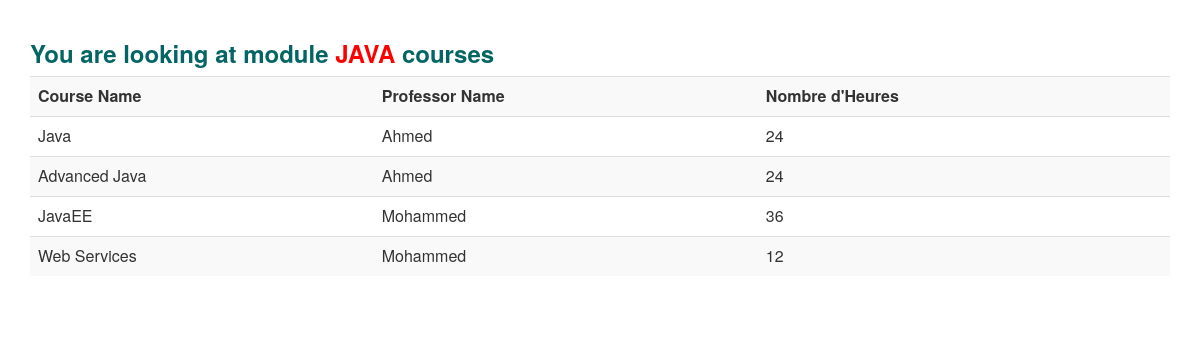
/courses/module/Java, run on the app's committed database.
### courses/models.py (models this page shows, shortened)
class Course(models.Model):
	name = models.CharField(max_length = 80)
	module = models.ForeignKey('Module')
	professor = models.ForeignKey('Professor')
	nombre_heures = models.IntegerField()

class Professor(models.Model):
	name = models.CharField(max_length = 80)
	speciality = models.CharField(max_length = 80)
	birth_day = models.DateField(auto_now = False, auto_now_add = False)
	country = models.CharField(max_length = 80)

### courses/views.py (the view)
# urls.py: url(r'^module/(?P<module_name>\w+)$', views.module_courses, name="module_courses"),
def module_courses(request, module_name):
	module_courses = Course.objects.filter(module__name=module_name)
	return render(request, 'courses/module_courses.html', {'module_name': module_name, 'module_courses': module_courses})

### courses/templates/courses/module_courses.html (shortened to what this page needs)
{% load static %}
<html>
	<head>
		<link rel="stylesheet" href="{% static 'css/bootstrap.min.css' %}">
	</head>
	<body ng-app>
		<div class="container">
			<br>
			<h3 class="blue bold">You are looking at module <span class="red bold">{{module_name|upper}}</span> courses</h3>
			<table class="table table-striped">
				<tr>
					<th>Course Name</th>
					<th>Professor Name</th>
					<th>Nombre d'Heures</th>
				</tr>
				{% for course in module_courses %}
				<tr>
					<td>{{ course.name }}</td>
					<td>{{ course.professor.name }}</td>
					<td>{{ course.nombre_heures }}</td>
				</tr>
				{% empty %}
				<tr>
					<td colspan="3" class="center">Sorry! Module <span class="red">{{module_name|upper}}</span> has no available courses</td>
				</tr>
				{% endfor %}
			</table>
			<br>
		</div>
	</body>
</html>

### courses/templates/courses/module_courses.html (style rules this page uses)
.red { color: red; }
.blue { color: #036564; }
.bold { font-weight: bold; }

### data on the page
Course: name "Java", professor.name "Ahmed", nombre_heures "24"
Course: name "Advanced Java", professor.name "Ahmed", nombre_heures "24"
Course: name "JavaEE", professor.name "Mohammed", nombre_heures "36"
Course: name "Web Services", professor.name "Mohammed", nombre_heures "12"

### other printed values
{{ module_name|upper }} "JAVA"
